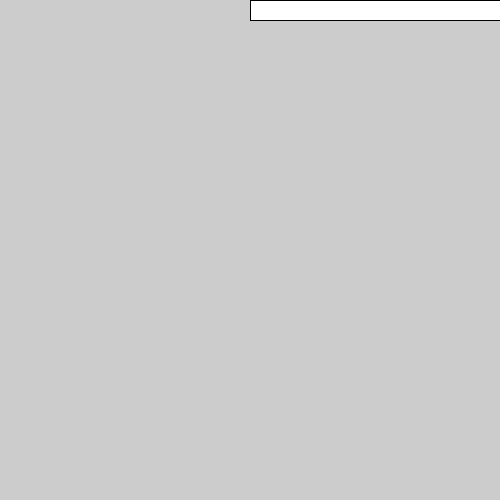
Frame 1 (no input)
Frame 60 (the mouse pressed at the canvas centre just before this capture): identical to frame 1, image omitted
Frame 120 (the mouse held since frame 60 and released just before this capture): identical to frame 1, image omitted

The Processing sketch that drew this single still picture (run headless with seeded random() and noise(); from frame 60 on, the mouse is pressed at the canvas centre):

// Processing sketch: rotate
// ── rotate.pde
void setup()
{
size(500, 500);
}

void draw()
{
rotate(mouseX / 100.0);
rect(width/2, 0, 250, 20);
}
